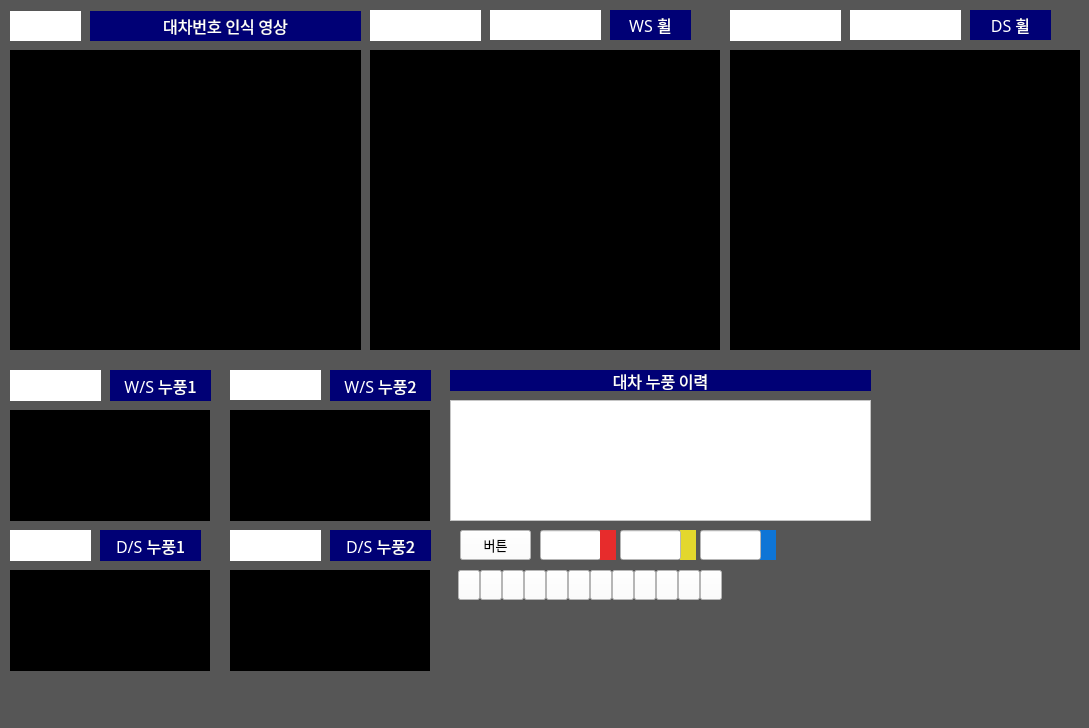
<?xml version="1.0" encoding="UTF-8"?>
<ui version="4.0">
 <class>MainWindow</class>
 <widget class="QMainWindow" name="MainWindow">
  <property name="geometry">
   <rect>
    <x>0</x>
    <y>0</y>
    <width>1089</width>
    <height>728</height>
   </rect>
  </property>
  <property name="windowTitle">
   <string>MainWindow</string>
  </property>
  <property name="styleSheet">
   <string notr="true">background-color: rgb(86, 86, 86);</string>
  </property>
  <widget class="QWidget" name="centralwidget">
   <widget class="QLabel" name="msg_1">
    <property name="geometry">
     <rect>
      <x>10</x>
      <y>11</y>
      <width>71</width>
      <height>30</height>
     </rect>
    </property>
    <property name="font">
     <font>
      <family>맑은 고딕</family>
      <pointsize>12</pointsize>
      <weight>50</weight>
      <bold>false</bold>
     </font>
    </property>
    <property name="styleSheet">
     <string notr="true">color: rgb(0, 0, 0);
background-color: rgb(255, 255, 255);</string>
    </property>
    <property name="frameShape">
     <enum>QFrame::NoFrame</enum>
    </property>
    <property name="text">
     <string/>
    </property>
    <property name="alignment">
     <set>Qt::AlignCenter</set>
    </property>
   </widget>
   <widget class="QLabel" name="label_8">
    <property name="geometry">
     <rect>
      <x>90</x>
      <y>11</y>
      <width>271</width>
      <height>30</height>
     </rect>
    </property>
    <property name="font">
     <font>
      <family>맑은 고딕</family>
      <pointsize>12</pointsize>
      <weight>50</weight>
      <bold>false</bold>
     </font>
    </property>
    <property name="styleSheet">
     <string notr="true">background-color: rgb(0, 0, 117);
color: rgb(255, 255, 255);</string>
    </property>
    <property name="frameShape">
     <enum>QFrame::NoFrame</enum>
    </property>
    <property name="text">
     <string>대차번호 인식 영상</string>
    </property>
    <property name="alignment">
     <set>Qt::AlignCenter</set>
    </property>
   </widget>
   <widget class="QLabel" name="image_1">
    <property name="geometry">
     <rect>
      <x>10</x>
      <y>50</y>
      <width>351</width>
      <height>300</height>
     </rect>
    </property>
    <property name="styleSheet">
     <string notr="true">background-color: rgb(0, 0, 0);</string>
    </property>
    <property name="frameShape">
     <enum>QFrame::Box</enum>
    </property>
    <property name="text">
     <string/>
    </property>
   </widget>
   <widget class="QLabel" name="msg_4">
    <property name="geometry">
     <rect>
      <x>230</x>
      <y>370</y>
      <width>91</width>
      <height>30</height>
     </rect>
    </property>
    <property name="font">
     <font>
      <family>맑은 고딕</family>
      <pointsize>12</pointsize>
      <weight>50</weight>
      <bold>false</bold>
     </font>
    </property>
    <property name="styleSheet">
     <string notr="true">color: rgb(0, 0, 0);
background-color: rgb(255, 255, 255);</string>
    </property>
    <property name="frameShape">
     <enum>QFrame::NoFrame</enum>
    </property>
    <property name="text">
     <string/>
    </property>
    <property name="alignment">
     <set>Qt::AlignCenter</set>
    </property>
   </widget>
   <widget class="QLabel" name="msg_8">
    <property name="geometry">
     <rect>
      <x>490</x>
      <y>10</y>
      <width>111</width>
      <height>30</height>
     </rect>
    </property>
    <property name="font">
     <font>
      <family>맑은 고딕</family>
      <pointsize>12</pointsize>
      <weight>50</weight>
      <bold>false</bold>
     </font>
    </property>
    <property name="styleSheet">
     <string notr="true">color: rgb(0, 0, 0);
background-color: rgb(255, 255, 255);</string>
    </property>
    <property name="frameShape">
     <enum>QFrame::NoFrame</enum>
    </property>
    <property name="text">
     <string/>
    </property>
    <property name="alignment">
     <set>Qt::AlignCenter</set>
    </property>
   </widget>
   <widget class="QLabel" name="image_6">
    <property name="geometry">
     <rect>
      <x>370</x>
      <y>50</y>
      <width>350</width>
      <height>300</height>
     </rect>
    </property>
    <property name="styleSheet">
     <string notr="true">background-color: rgb(0, 0, 0);</string>
    </property>
    <property name="frameShape">
     <enum>QFrame::Box</enum>
    </property>
    <property name="text">
     <string/>
    </property>
   </widget>
   <widget class="QPushButton" name="N_5">
    <property name="geometry">
     <rect>
      <x>612</x>
      <y>570</y>
      <width>22</width>
      <height>30</height>
     </rect>
    </property>
    <property name="font">
     <font>
      <family>맑은 고딕</family>
      <pointsize>8</pointsize>
      <weight>75</weight>
      <bold>true</bold>
     </font>
    </property>
    <property name="styleSheet">
     <string notr="true">background-color: rgb(255, 255, 255);</string>
    </property>
    <property name="text">
     <string/>
    </property>
   </widget>
   <widget class="QPushButton" name="N_1">
    <property name="geometry">
     <rect>
      <x>700</x>
      <y>570</y>
      <width>22</width>
      <height>30</height>
     </rect>
    </property>
    <property name="font">
     <font>
      <family>맑은 고딕</family>
      <pointsize>8</pointsize>
      <weight>75</weight>
      <bold>true</bold>
     </font>
    </property>
    <property name="styleSheet">
     <string notr="true">background-color: rgb(255, 255, 255);</string>
    </property>
    <property name="text">
     <string/>
    </property>
   </widget>
   <widget class="QPushButton" name="N_9">
    <property name="geometry">
     <rect>
      <x>524</x>
      <y>570</y>
      <width>22</width>
      <height>30</height>
     </rect>
    </property>
    <property name="font">
     <font>
      <family>맑은 고딕</family>
      <pointsize>8</pointsize>
      <weight>75</weight>
      <bold>true</bold>
     </font>
    </property>
    <property name="styleSheet">
     <string notr="true">background-color: rgb(255, 255, 255);</string>
    </property>
    <property name="text">
     <string/>
    </property>
   </widget>
   <widget class="QPushButton" name="N_12">
    <property name="geometry">
     <rect>
      <x>458</x>
      <y>570</y>
      <width>22</width>
      <height>30</height>
     </rect>
    </property>
    <property name="font">
     <font>
      <family>맑은 고딕</family>
      <pointsize>8</pointsize>
      <weight>75</weight>
      <bold>true</bold>
     </font>
    </property>
    <property name="styleSheet">
     <string notr="true">background-color: rgb(255, 255, 255);</string>
    </property>
    <property name="text">
     <string/>
    </property>
   </widget>
   <widget class="QPushButton" name="N_4">
    <property name="geometry">
     <rect>
      <x>634</x>
      <y>570</y>
      <width>22</width>
      <height>30</height>
     </rect>
    </property>
    <property name="minimumSize">
     <size>
      <width>0</width>
      <height>0</height>
     </size>
    </property>
    <property name="font">
     <font>
      <family>맑은 고딕</family>
      <pointsize>8</pointsize>
      <weight>75</weight>
      <italic>false</italic>
      <bold>true</bold>
      <underline>false</underline>
      <strikeout>false</strikeout>
      <stylestrategy>PreferDefault</stylestrategy>
      <kerning>true</kerning>
     </font>
    </property>
    <property name="layoutDirection">
     <enum>Qt::LeftToRight</enum>
    </property>
    <property name="styleSheet">
     <string notr="true">background-color: rgb(255, 255, 255);</string>
    </property>
    <property name="text">
     <string/>
    </property>
    <property name="checkable">
     <bool>false</bool>
    </property>
    <property name="autoRepeat">
     <bool>false</bool>
    </property>
   </widget>
   <widget class="QPushButton" name="N_3">
    <property name="geometry">
     <rect>
      <x>656</x>
      <y>570</y>
      <width>22</width>
      <height>30</height>
     </rect>
    </property>
    <property name="font">
     <font>
      <family>맑은 고딕</family>
      <pointsize>8</pointsize>
      <weight>75</weight>
      <bold>true</bold>
     </font>
    </property>
    <property name="styleSheet">
     <string notr="true">background-color: rgb(255, 255, 255);</string>
    </property>
    <property name="text">
     <string/>
    </property>
   </widget>
   <widget class="QPushButton" name="N_10">
    <property name="geometry">
     <rect>
      <x>502</x>
      <y>570</y>
      <width>22</width>
      <height>30</height>
     </rect>
    </property>
    <property name="font">
     <font>
      <family>맑은 고딕</family>
      <pointsize>8</pointsize>
      <weight>75</weight>
      <bold>true</bold>
     </font>
    </property>
    <property name="styleSheet">
     <string notr="true">background-color: rgb(255, 255, 255);</string>
    </property>
    <property name="text">
     <string/>
    </property>
   </widget>
   <widget class="QPushButton" name="N_8">
    <property name="geometry">
     <rect>
      <x>546</x>
      <y>570</y>
      <width>22</width>
      <height>30</height>
     </rect>
    </property>
    <property name="font">
     <font>
      <family>맑은 고딕</family>
      <pointsize>8</pointsize>
      <weight>75</weight>
      <bold>true</bold>
     </font>
    </property>
    <property name="styleSheet">
     <string notr="true">background-color: rgb(255, 255, 255);</string>
    </property>
    <property name="text">
     <string/>
    </property>
   </widget>
   <widget class="QPushButton" name="N_11">
    <property name="geometry">
     <rect>
      <x>480</x>
      <y>570</y>
      <width>22</width>
      <height>30</height>
     </rect>
    </property>
    <property name="font">
     <font>
      <family>맑은 고딕</family>
      <pointsize>8</pointsize>
      <weight>75</weight>
      <bold>true</bold>
     </font>
    </property>
    <property name="styleSheet">
     <string notr="true">background-color: rgb(255, 255, 255);</string>
    </property>
    <property name="text">
     <string/>
    </property>
   </widget>
   <widget class="QPushButton" name="N_7">
    <property name="geometry">
     <rect>
      <x>568</x>
      <y>570</y>
      <width>22</width>
      <height>30</height>
     </rect>
    </property>
    <property name="font">
     <font>
      <family>맑은 고딕</family>
      <pointsize>8</pointsize>
      <weight>75</weight>
      <bold>true</bold>
     </font>
    </property>
    <property name="styleSheet">
     <string notr="true">background-color: rgb(255, 255, 255);</string>
    </property>
    <property name="text">
     <string/>
    </property>
   </widget>
   <widget class="QPushButton" name="N_2">
    <property name="geometry">
     <rect>
      <x>678</x>
      <y>570</y>
      <width>22</width>
      <height>30</height>
     </rect>
    </property>
    <property name="font">
     <font>
      <family>맑은 고딕</family>
      <pointsize>8</pointsize>
      <weight>75</weight>
      <bold>true</bold>
     </font>
    </property>
    <property name="styleSheet">
     <string notr="true">background-color: rgb(255, 255, 255);</string>
    </property>
    <property name="text">
     <string/>
    </property>
   </widget>
   <widget class="QPushButton" name="N_6">
    <property name="geometry">
     <rect>
      <x>590</x>
      <y>570</y>
      <width>22</width>
      <height>30</height>
     </rect>
    </property>
    <property name="font">
     <font>
      <family>맑은 고딕</family>
      <pointsize>8</pointsize>
      <weight>75</weight>
      <bold>true</bold>
     </font>
    </property>
    <property name="styleSheet">
     <string notr="true">background-color: rgb(255, 255, 255);</string>
    </property>
    <property name="text">
     <string/>
    </property>
   </widget>
   <widget class="QTableWidget" name="tableWidget">
    <property name="geometry">
     <rect>
      <x>450</x>
      <y>400</y>
      <width>421</width>
      <height>121</height>
     </rect>
    </property>
    <property name="font">
     <font>
      <family>맑은 고딕</family>
      <pointsize>9</pointsize>
      <weight>75</weight>
      <bold>true</bold>
     </font>
    </property>
    <property name="styleSheet">
     <string notr="true">background-color: rgb(255, 255, 255);
color: rgb(0, 0, 0);</string>
    </property>
    <property name="tabKeyNavigation">
     <bool>true</bool>
    </property>
    <property name="showDropIndicator" stdset="0">
     <bool>true</bool>
    </property>
    <property name="dragDropOverwriteMode">
     <bool>true</bool>
    </property>
    <property name="sortingEnabled">
     <bool>true</bool>
    </property>
   </widget>
   <widget class="QLabel" name="label_4">
    <property name="geometry">
     <rect>
      <x>450</x>
      <y>370</y>
      <width>421</width>
      <height>21</height>
     </rect>
    </property>
    <property name="font">
     <font>
      <family>맑은 고딕</family>
      <pointsize>12</pointsize>
      <weight>50</weight>
      <bold>false</bold>
     </font>
    </property>
    <property name="styleSheet">
     <string notr="true">background-color: rgb(0, 0, 117);
color: rgb(255, 255, 255);</string>
    </property>
    <property name="frameShape">
     <enum>QFrame::NoFrame</enum>
    </property>
    <property name="text">
     <string>대차 누풍 이력</string>
    </property>
    <property name="alignment">
     <set>Qt::AlignCenter</set>
    </property>
   </widget>
   <widget class="QLabel" name="label_19">
    <property name="geometry">
     <rect>
      <x>760</x>
      <y>530</y>
      <width>16</width>
      <height>30</height>
     </rect>
    </property>
    <property name="font">
     <font>
      <family>맑은 고딕</family>
      <pointsize>12</pointsize>
      <weight>50</weight>
      <bold>false</bold>
     </font>
    </property>
    <property name="styleSheet">
     <string notr="true">background-color: rgb(14, 117, 214);
color: rgb(0, 0, 0);</string>
    </property>
    <property name="frameShape">
     <enum>QFrame::NoFrame</enum>
    </property>
    <property name="frameShadow">
     <enum>QFrame::Plain</enum>
    </property>
    <property name="lineWidth">
     <number>1</number>
    </property>
    <property name="text">
     <string/>
    </property>
    <property name="alignment">
     <set>Qt::AlignCenter</set>
    </property>
   </widget>
   <widget class="QLineEdit" name="lineEdit_4">
    <property name="geometry">
     <rect>
      <x>700</x>
      <y>530</y>
      <width>61</width>
      <height>30</height>
     </rect>
    </property>
    <property name="font">
     <font>
      <family>맑은 고딕</family>
      <pointsize>12</pointsize>
      <weight>50</weight>
      <bold>false</bold>
     </font>
    </property>
    <property name="styleSheet">
     <string notr="true">background-color: rgb(255, 255, 255);
color: rgb(0, 0, 0);</string>
    </property>
    <property name="alignment">
     <set>Qt::AlignCenter</set>
    </property>
   </widget>
   <widget class="QLineEdit" name="lineEdit_2">
    <property name="geometry">
     <rect>
      <x>540</x>
      <y>530</y>
      <width>61</width>
      <height>30</height>
     </rect>
    </property>
    <property name="font">
     <font>
      <family>맑은 고딕</family>
      <pointsize>12</pointsize>
      <weight>50</weight>
      <bold>false</bold>
     </font>
    </property>
    <property name="styleSheet">
     <string notr="true">background-color: rgb(255, 255, 255);
color: rgb(0, 0, 0);</string>
    </property>
    <property name="alignment">
     <set>Qt::AlignCenter</set>
    </property>
   </widget>
   <widget class="QPushButton" name="pushButton_2">
    <property name="geometry">
     <rect>
      <x>460</x>
      <y>530</y>
      <width>71</width>
      <height>30</height>
     </rect>
    </property>
    <property name="font">
     <font>
      <family>맑은 고딕</family>
      <pointsize>10</pointsize>
      <weight>50</weight>
      <bold>false</bold>
     </font>
    </property>
    <property name="styleSheet">
     <string notr="true">color: rgb(0, 0, 0);
background-color: rgb(255, 255, 255);</string>
    </property>
    <property name="text">
     <string>버튼</string>
    </property>
    <property name="checkable">
     <bool>false</bool>
    </property>
    <property name="checked">
     <bool>false</bool>
    </property>
    <property name="autoRepeat">
     <bool>false</bool>
    </property>
    <property name="autoExclusive">
     <bool>false</bool>
    </property>
   </widget>
   <widget class="QLabel" name="label_18">
    <property name="geometry">
     <rect>
      <x>680</x>
      <y>530</y>
      <width>16</width>
      <height>30</height>
     </rect>
    </property>
    <property name="font">
     <font>
      <family>맑은 고딕</family>
      <pointsize>12</pointsize>
      <weight>50</weight>
      <bold>false</bold>
     </font>
    </property>
    <property name="styleSheet">
     <string notr="true">background-color: rgb(227, 215, 45);
color: rgb(0, 0, 0);</string>
    </property>
    <property name="frameShape">
     <enum>QFrame::NoFrame</enum>
    </property>
    <property name="frameShadow">
     <enum>QFrame::Plain</enum>
    </property>
    <property name="lineWidth">
     <number>1</number>
    </property>
    <property name="text">
     <string/>
    </property>
    <property name="alignment">
     <set>Qt::AlignCenter</set>
    </property>
   </widget>
   <widget class="QLineEdit" name="lineEdit_3">
    <property name="geometry">
     <rect>
      <x>620</x>
      <y>530</y>
      <width>61</width>
      <height>30</height>
     </rect>
    </property>
    <property name="font">
     <font>
      <family>맑은 고딕</family>
      <pointsize>12</pointsize>
      <weight>50</weight>
      <bold>false</bold>
     </font>
    </property>
    <property name="styleSheet">
     <string notr="true">background-color: rgb(255, 255, 255);
color: rgb(0, 0, 0);</string>
    </property>
    <property name="alignment">
     <set>Qt::AlignCenter</set>
    </property>
   </widget>
   <widget class="QLabel" name="label_17">
    <property name="geometry">
     <rect>
      <x>600</x>
      <y>530</y>
      <width>16</width>
      <height>30</height>
     </rect>
    </property>
    <property name="font">
     <font>
      <family>맑은 고딕</family>
      <pointsize>12</pointsize>
      <weight>50</weight>
      <bold>false</bold>
     </font>
    </property>
    <property name="styleSheet">
     <string notr="true">background-color: rgb(231, 44, 44);
color: rgb(0, 0, 0);</string>
    </property>
    <property name="frameShape">
     <enum>QFrame::NoFrame</enum>
    </property>
    <property name="frameShadow">
     <enum>QFrame::Plain</enum>
    </property>
    <property name="lineWidth">
     <number>1</number>
    </property>
    <property name="text">
     <string/>
    </property>
    <property name="alignment">
     <set>Qt::AlignCenter</set>
    </property>
   </widget>
   <widget class="QLabel" name="label_14">
    <property name="geometry">
     <rect>
      <x>330</x>
      <y>370</y>
      <width>101</width>
      <height>31</height>
     </rect>
    </property>
    <property name="font">
     <font>
      <family>맑은 고딕</family>
      <pointsize>12</pointsize>
      <weight>50</weight>
      <bold>false</bold>
     </font>
    </property>
    <property name="styleSheet">
     <string notr="true">background-color: rgb(0, 0, 117);
color: rgb(255, 255, 255);</string>
    </property>
    <property name="frameShape">
     <enum>QFrame::NoFrame</enum>
    </property>
    <property name="text">
     <string>W/S 누풍2</string>
    </property>
    <property name="alignment">
     <set>Qt::AlignCenter</set>
    </property>
   </widget>
   <widget class="QLabel" name="label_26">
    <property name="geometry">
     <rect>
      <x>330</x>
      <y>530</y>
      <width>101</width>
      <height>31</height>
     </rect>
    </property>
    <property name="font">
     <font>
      <family>맑은 고딕</family>
      <pointsize>12</pointsize>
      <weight>50</weight>
      <bold>false</bold>
     </font>
    </property>
    <property name="styleSheet">
     <string notr="true">background-color: rgb(0, 0, 117);
color: rgb(255, 255, 255);</string>
    </property>
    <property name="frameShape">
     <enum>QFrame::NoFrame</enum>
    </property>
    <property name="text">
     <string>D/S 누풍2</string>
    </property>
    <property name="alignment">
     <set>Qt::AlignCenter</set>
    </property>
   </widget>
   <widget class="QLabel" name="msg_3">
    <property name="geometry">
     <rect>
      <x>10</x>
      <y>530</y>
      <width>81</width>
      <height>31</height>
     </rect>
    </property>
    <property name="font">
     <font>
      <family>맑은 고딕</family>
      <pointsize>12</pointsize>
      <weight>50</weight>
      <bold>false</bold>
     </font>
    </property>
    <property name="styleSheet">
     <string notr="true">color: rgb(0, 0, 0);
background-color: rgb(255, 255, 255);</string>
    </property>
    <property name="frameShape">
     <enum>QFrame::NoFrame</enum>
    </property>
    <property name="text">
     <string/>
    </property>
    <property name="alignment">
     <set>Qt::AlignCenter</set>
    </property>
   </widget>
   <widget class="QLabel" name="msg_2">
    <property name="geometry">
     <rect>
      <x>10</x>
      <y>370</y>
      <width>91</width>
      <height>31</height>
     </rect>
    </property>
    <property name="font">
     <font>
      <family>맑은 고딕</family>
      <pointsize>12</pointsize>
      <weight>50</weight>
      <bold>false</bold>
     </font>
    </property>
    <property name="styleSheet">
     <string notr="true">color: rgb(0, 0, 0);
background-color: rgb(255, 255, 255);</string>
    </property>
    <property name="frameShape">
     <enum>QFrame::NoFrame</enum>
    </property>
    <property name="text">
     <string/>
    </property>
    <property name="alignment">
     <set>Qt::AlignCenter</set>
    </property>
   </widget>
   <widget class="QLabel" name="label_23">
    <property name="geometry">
     <rect>
      <x>100</x>
      <y>530</y>
      <width>101</width>
      <height>31</height>
     </rect>
    </property>
    <property name="font">
     <font>
      <family>맑은 고딕</family>
      <pointsize>12</pointsize>
      <weight>50</weight>
      <bold>false</bold>
     </font>
    </property>
    <property name="styleSheet">
     <string notr="true">background-color: rgb(0, 0, 117);
color: rgb(255, 255, 255);</string>
    </property>
    <property name="frameShape">
     <enum>QFrame::NoFrame</enum>
    </property>
    <property name="text">
     <string>D/S 누풍1</string>
    </property>
    <property name="alignment">
     <set>Qt::AlignCenter</set>
    </property>
   </widget>
   <widget class="QLabel" name="msg_5">
    <property name="geometry">
     <rect>
      <x>230</x>
      <y>530</y>
      <width>91</width>
      <height>31</height>
     </rect>
    </property>
    <property name="font">
     <font>
      <family>맑은 고딕</family>
      <pointsize>12</pointsize>
      <weight>50</weight>
      <bold>false</bold>
     </font>
    </property>
    <property name="styleSheet">
     <string notr="true">color: rgb(0, 0, 0);
background-color: rgb(255, 255, 255);</string>
    </property>
    <property name="frameShape">
     <enum>QFrame::NoFrame</enum>
    </property>
    <property name="text">
     <string/>
    </property>
    <property name="alignment">
     <set>Qt::AlignCenter</set>
    </property>
   </widget>
   <widget class="QLabel" name="msg_6">
    <property name="geometry">
     <rect>
      <x>370</x>
      <y>10</y>
      <width>111</width>
      <height>31</height>
     </rect>
    </property>
    <property name="font">
     <font>
      <family>맑은 고딕</family>
      <pointsize>12</pointsize>
      <weight>50</weight>
      <bold>false</bold>
     </font>
    </property>
    <property name="styleSheet">
     <string notr="true">color: rgb(0, 0, 0);
background-color: rgb(255, 255, 255);</string>
    </property>
    <property name="frameShape">
     <enum>QFrame::NoFrame</enum>
    </property>
    <property name="text">
     <string/>
    </property>
    <property name="alignment">
     <set>Qt::AlignCenter</set>
    </property>
   </widget>
   <widget class="QLabel" name="image_5">
    <property name="geometry">
     <rect>
      <x>230</x>
      <y>570</y>
      <width>200</width>
      <height>101</height>
     </rect>
    </property>
    <property name="styleSheet">
     <string notr="true">background-color: rgb(0, 0, 0);</string>
    </property>
    <property name="frameShape">
     <enum>QFrame::Box</enum>
    </property>
    <property name="text">
     <string/>
    </property>
   </widget>
   <widget class="QLabel" name="image_2">
    <property name="geometry">
     <rect>
      <x>10</x>
      <y>410</y>
      <width>200</width>
      <height>111</height>
     </rect>
    </property>
    <property name="styleSheet">
     <string notr="true">background-color: rgb(0, 0, 0);</string>
    </property>
    <property name="frameShape">
     <enum>QFrame::Box</enum>
    </property>
    <property name="text">
     <string/>
    </property>
   </widget>
   <widget class="QLabel" name="image_4">
    <property name="geometry">
     <rect>
      <x>230</x>
      <y>410</y>
      <width>200</width>
      <height>111</height>
     </rect>
    </property>
    <property name="styleSheet">
     <string notr="true">background-color: rgb(0, 0, 0);</string>
    </property>
    <property name="frameShape">
     <enum>QFrame::Box</enum>
    </property>
    <property name="text">
     <string/>
    </property>
   </widget>
   <widget class="QLabel" name="label_6">
    <property name="geometry">
     <rect>
      <x>110</x>
      <y>370</y>
      <width>101</width>
      <height>31</height>
     </rect>
    </property>
    <property name="font">
     <font>
      <family>맑은 고딕</family>
      <pointsize>12</pointsize>
      <weight>50</weight>
      <bold>false</bold>
     </font>
    </property>
    <property name="styleSheet">
     <string notr="true">background-color: rgb(0, 0, 117);
color: rgb(255, 255, 255);</string>
    </property>
    <property name="frameShape">
     <enum>QFrame::NoFrame</enum>
    </property>
    <property name="text">
     <string>W/S 누풍1</string>
    </property>
    <property name="alignment">
     <set>Qt::AlignCenter</set>
    </property>
   </widget>
   <widget class="QLabel" name="image_3">
    <property name="geometry">
     <rect>
      <x>10</x>
      <y>570</y>
      <width>200</width>
      <height>101</height>
     </rect>
    </property>
    <property name="styleSheet">
     <string notr="true">background-color: rgb(0, 0, 0);</string>
    </property>
    <property name="frameShape">
     <enum>QFrame::Box</enum>
    </property>
    <property name="text">
     <string/>
    </property>
   </widget>
   <widget class="QLabel" name="image_7">
    <property name="geometry">
     <rect>
      <x>730</x>
      <y>50</y>
      <width>350</width>
      <height>300</height>
     </rect>
    </property>
    <property name="styleSheet">
     <string notr="true">background-color: rgb(0, 0, 0);</string>
    </property>
    <property name="frameShape">
     <enum>QFrame::Box</enum>
    </property>
    <property name="text">
     <string/>
    </property>
   </widget>
   <widget class="QLabel" name="label_9">
    <property name="geometry">
     <rect>
      <x>610</x>
      <y>10</y>
      <width>81</width>
      <height>30</height>
     </rect>
    </property>
    <property name="font">
     <font>
      <family>맑은 고딕</family>
      <pointsize>12</pointsize>
      <weight>50</weight>
      <bold>false</bold>
     </font>
    </property>
    <property name="styleSheet">
     <string notr="true">background-color: rgb(0, 0, 117);
color: rgb(255, 255, 255);</string>
    </property>
    <property name="frameShape">
     <enum>QFrame::NoFrame</enum>
    </property>
    <property name="text">
     <string>WS 휠</string>
    </property>
    <property name="alignment">
     <set>Qt::AlignCenter</set>
    </property>
   </widget>
   <widget class="QLabel" name="msg_7">
    <property name="geometry">
     <rect>
      <x>730</x>
      <y>10</y>
      <width>111</width>
      <height>31</height>
     </rect>
    </property>
    <property name="font">
     <font>
      <family>맑은 고딕</family>
      <pointsize>12</pointsize>
      <weight>50</weight>
      <bold>false</bold>
     </font>
    </property>
    <property name="styleSheet">
     <string notr="true">color: rgb(0, 0, 0);
background-color: rgb(255, 255, 255);</string>
    </property>
    <property name="frameShape">
     <enum>QFrame::NoFrame</enum>
    </property>
    <property name="text">
     <string/>
    </property>
    <property name="alignment">
     <set>Qt::AlignCenter</set>
    </property>
   </widget>
   <widget class="QLabel" name="msg_9">
    <property name="geometry">
     <rect>
      <x>850</x>
      <y>10</y>
      <width>111</width>
      <height>30</height>
     </rect>
    </property>
    <property name="font">
     <font>
      <family>맑은 고딕</family>
      <pointsize>12</pointsize>
      <weight>50</weight>
      <bold>false</bold>
     </font>
    </property>
    <property name="styleSheet">
     <string notr="true">color: rgb(0, 0, 0);
background-color: rgb(255, 255, 255);</string>
    </property>
    <property name="frameShape">
     <enum>QFrame::NoFrame</enum>
    </property>
    <property name="text">
     <string/>
    </property>
    <property name="alignment">
     <set>Qt::AlignCenter</set>
    </property>
   </widget>
   <widget class="QLabel" name="label_10">
    <property name="geometry">
     <rect>
      <x>970</x>
      <y>10</y>
      <width>81</width>
      <height>30</height>
     </rect>
    </property>
    <property name="font">
     <font>
      <family>맑은 고딕</family>
      <pointsize>12</pointsize>
      <weight>50</weight>
      <bold>false</bold>
     </font>
    </property>
    <property name="styleSheet">
     <string notr="true">background-color: rgb(0, 0, 117);
color: rgb(255, 255, 255);</string>
    </property>
    <property name="frameShape">
     <enum>QFrame::NoFrame</enum>
    </property>
    <property name="text">
     <string>DS 휠</string>
    </property>
    <property name="alignment">
     <set>Qt::AlignCenter</set>
    </property>
   </widget>
  </widget>
  <widget class="QMenuBar" name="menubar">
   <property name="geometry">
    <rect>
     <x>0</x>
     <y>0</y>
     <width>1089</width>
     <height>21</height>
    </rect>
   </property>
  </widget>
  <widget class="QStatusBar" name="statusbar"/>
 </widget>
 <resources/>
 <connections/>
</ui>
